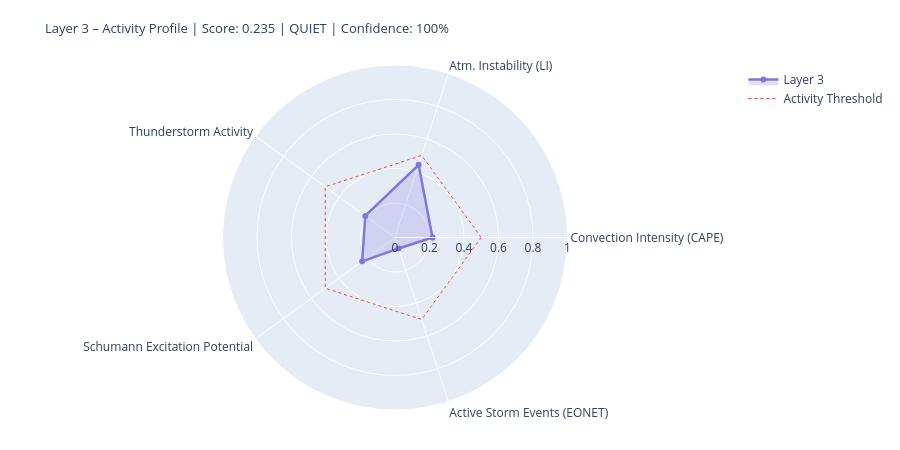

Notebook code cell kept with this figure:
### Markdown cell above
---
## 4. State Assessment & Handoff to Layer 4/5

### Code cell
# ============================================================
# LAYER-3-SCORE
# Five dynamic components
# ============================================================

def norm(v, lo, hi):
    if v is None or (isinstance(v, float) and math.isnan(v)): return None
    return round(max(0.0, min(1.0, (v - lo) / (hi - lo))), 4)

# --- 1) Convection intensity (global CAPE mean) ---
cape_mean = df_atm['cape'].dropna().mean() if not df_atm.empty else None
conv_score = norm(cape_mean, 0, 3000)
conv_src   = 'primary' if cape_mean is not None else 'missing'

# --- 2) Atmospheric instability (LI mean) ---
li_mean   = df_atm['li'].dropna().mean() if not df_atm.empty else None
# Negative LI = unstable → higher score
instab_score = norm(-li_mean if li_mean is not None else None, -6, 6)
instab_src   = 'primary' if li_mean is not None else 'missing'

# --- 3) Thunderstorm activity (mean thunder score + WMO count) ---
thunder_mean = df_atm['thunder_score'].mean() if not df_atm.empty else None
n_thunder    = int(df_atm['thunderstorm'].sum()) if not df_atm.empty else 0
thunder_score_val = norm(
    (thunder_mean or 0) * 0.7 + n_thunder * 0.1, 0, 1.0
) if thunder_mean is not None else None
thunder_src = 'primary'

# --- 4) Schumann excitation potential (weighted Schumann contribution) ---
schumann_pot = df_atm['schumann_contribution'].mean() if not df_atm.empty else None
# Boosted by Layer-2 thunderstorm trigger
if schumann_pot is not None and l2_thunder:
    schumann_pot = min(1.0, schumann_pot * 1.2)
schumann_score = norm(schumann_pot, 0, 1.0) if schumann_pot is not None else None
schumann_src   = 'derived'

# --- 5) Storm activity (NASA EONET) ---
# Distinction: None = data not loaded, 0.0 = loaded but no events
storm_score = None
storm_src   = 'missing'
if raw.get('storms') is not None:          # API reached successfully
    storm_score = norm(len(storm_events), 0, 30) if storm_events else 0.0
    storm_src   = 'primary'

# X-Ray and Kp: context only, not in dynamic score
# (X-Ray = Layer-0/4 driver; Kp = geomagnetic index, not a lightning proxy)
xray_context = None
if raw.get('xray'):
    df_xc = pd.DataFrame(raw['xray'])
    fc = next((c for c in df_xc.columns
               if any(k in c.lower() for k in ['flux','long']) and 'time' not in c.lower()),
              df_xc.columns[1])
    df_xc[fc] = pd.to_numeric(df_xc[fc], errors='coerce')
    xray_last = df_xc[fc].dropna().iloc[-1] if not df_xc[fc].dropna().empty else None
    if xray_last:
        xray_class = ('X' if xray_last>=1e-4 else 'M' if xray_last>=1e-5
                      else 'C' if xray_last>=1e-6 else 'B')
        xray_context = {'flux': float(xray_last), 'class': xray_class}
        print(f'X-Ray context: {xray_class}-class ({xray_last:.2e} W/m²)')

# --- Aggregate ---
COMPONENTS = {
    'Convection Intensity (CAPE)':  {'score': conv_score,       'source': conv_src,    'dynamic': True},
    'Atm. Instability (LI)':         {'score': instab_score,     'source': instab_src,  'dynamic': True},
    'Thunderstorm Activity':              {'score': thunder_score_val, 'source': thunder_src, 'dynamic': True},
    'Schumann Excitation Potential':   {'score': schumann_score,   'source': schumann_src,'dynamic': True},
    'Active Storm Events (EONET)': {'score': storm_score,      'source': storm_src,   'dynamic': True},
}

available   = {k: v['score'] for k, v in COMPONENTS.items() if v['score'] is not None}
unavailable = [k for k, v in COMPONENTS.items() if v['score'] is None]
layer3_score = round(sum(available.values()) / len(available), 4) if available else None
confidence   = round(len(available) / len(COMPONENTS), 2)
level = ('unknown' if layer3_score is None
         else 'quiet'   if layer3_score < 0.3
         else 'moderate' if layer3_score < 0.6
         else 'active')
dominant_l3 = max(available, key=available.get) if available else 'none'

# --- Ausgabe ---
W = 68
print('=' * W)
print('LAYER 3 – ATMOSPHERE / WEATHER / THUNDERSTORMS – STATE ASSESSMENT')
print('=' * W)
for name, comp in COMPONENTS.items():
    s = comp['score']
    if s is not None:
        bar = '█' * int(s * 20) + '░' * (20 - int(s * 20))
        print(f'  {name:<36} {bar}  {s:.3f}  [{comp["source"]}]')
    else:
        print(f'  {name:<36} {"─" * 20}  n/a   [missing]')
print('-' * W)
print(f'  Score:        {layer3_score:.3f}  ({len(available)}/{len(COMPONENTS)} components)')
print(f'  Confidence:   {confidence:.0%}')
print(f'  Level:        {level.upper()}')
print(f'  Dominant:     {dominant_l3}')
print(f'  CAPE mean:    {cape_mean:.0f} J/kg' if cape_mean else '  CAPE mean:    n/a')
print(f'  LI mean:      {li_mean:.1f} K' if li_mean is not None else '  LI mean:      n/a')
print(f'  Thunderstorms:{n_thunder} points (WMO)  +  {len(storm_events)} NASA EONET')
print('=' * W)

# Radar
cats   = list(available.keys())
vals_r = list(available.values())
if len(cats) >= 3:
    fig = go.Figure()
    fig.add_trace(go.Scatterpolar(
        r=vals_r + [vals_r[0]], theta=cats + [cats[0]],
        fill='toself', fillcolor='rgba(127,119,221,0.22)',
        line=dict(color='#7F77DD', width=2.5), name='Layer 3'
    ))
    fig.add_trace(go.Scatterpolar(
        r=[0.5] * (len(cats)+1), theta=cats + [cats[0]],
        line=dict(color='#E24B4A', dash='dot', width=1),
        mode='lines', name='Activity Threshold'
    ))
    fig.update_layout(
        title=dict(
            text=f'Layer 3 – Activity Profile | Score: {layer3_score:.3f} | {level.upper()} | Confidence: {confidence:.0%}',
            font=dict(size=13)
        ),
        polar=dict(radialaxis=dict(visible=True, range=[0, 1])),
        height=450, showlegend=True,
        margin=dict(l=60, r=60, t=65, b=40)
    )
    fig.show()

### Figure 1 — Plotly figure (JSON) as saved in the notebook; plotly's stock layout.template omitted (floating-point values rounded to 4 significant figures)
{"data": [{"fill": "toself", "fillcolor": "rgba(127,119,221,0.22)", "line": {"color": "#7F77DD", "width": 2.5}, "name": "Layer 3", "r": [0.2172, 0.4431, 0.2129, 0.2353, 0.0667, 0.2172], "theta": ["Convection Intensity (CAPE)", "Atm. Instability (LI)", "Thunderstorm Activity", "Schumann Excitation Potential", "Active Storm Events (EONET)", "Convection Intensity (CAPE)"], "type": "scatterpolar"}, {"line": {"color": "#E24B4A", "dash": "dot", "width": 1}, "mode": "lines", "name": "Activity Threshold", "r": [0.5, 0.5, 0.5, 0.5, 0.5, 0.5], "theta": ["Convection Intensity (CAPE)", "Atm. Instability (LI)", "Thunderstorm Activity", "Schumann Excitation Potential", "Active Storm Events (EONET)", "Convection Intensity (CAPE)"], "type": "scatterpolar"}], "layout": {"height": 450, "margin": {"b": 40, "l": 60, "r": 60, "t": 65}, "polar": {"radialaxis": {"range": [0, 1], "visible": true}}, "showlegend": true, "title": {"font": {"size": 13}, "text": "Layer 3 – Activity Profile | Score: 0.235 | QUIET | Confidence: 100%"}}}
